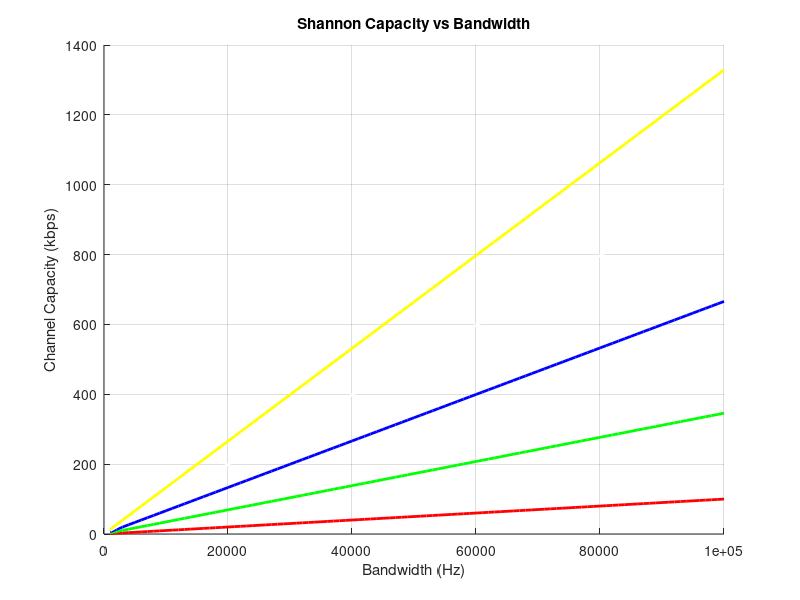

Write the MATLAB code that produced this figure.
% Parameters
B = 1000 : 1000 : 100000; % Bandwith from 1kHz to 10kHz
SNR_dB = 0 : 10 : 40; % Different SNR Values

% Convert SNR from dB to linear
SNR_linear = 10.^(SNR_dB/10);

% Plot Shannon Capacity vs Bandwidth for different SNR
figure;
hold on; grid on;
colors = ['r', 'g', 'b', 'w', 'y'];

for i = 1 : length(SNR_linear)
    C = B.*log2(1+SNR_linear(i));
    plot(B, C/1e3, colors(i), 'LineWidth', 2);
end

xlabel('Bandwidth (Hz)');
ylabel('Channel Capacity (kbps)');
title('Shannon Capacity vs Bandwidth');
